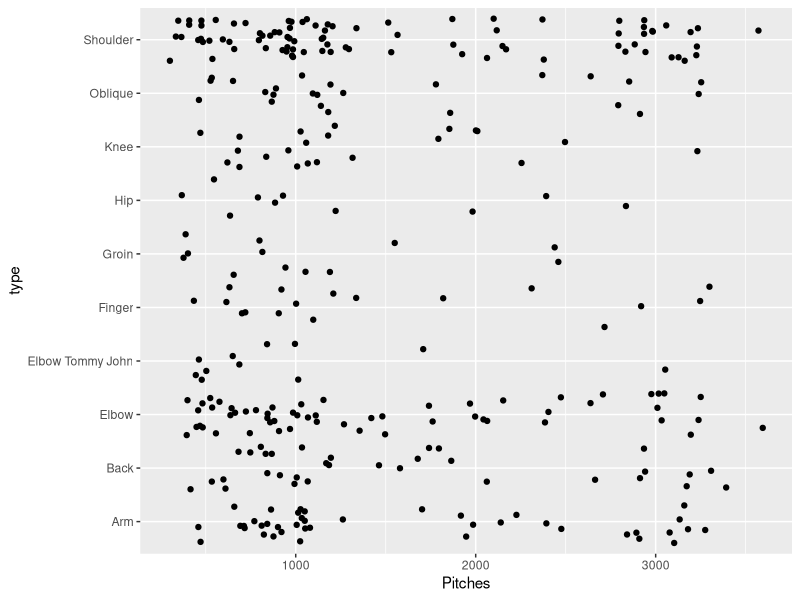
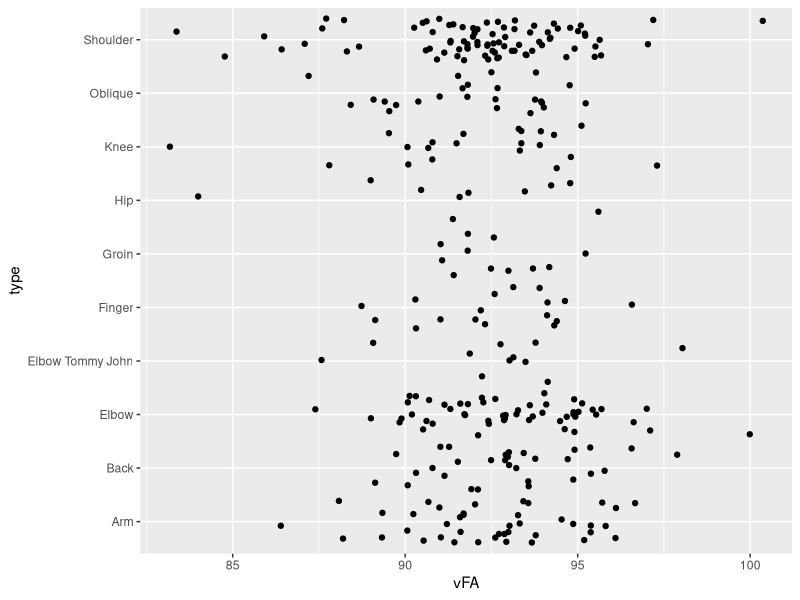
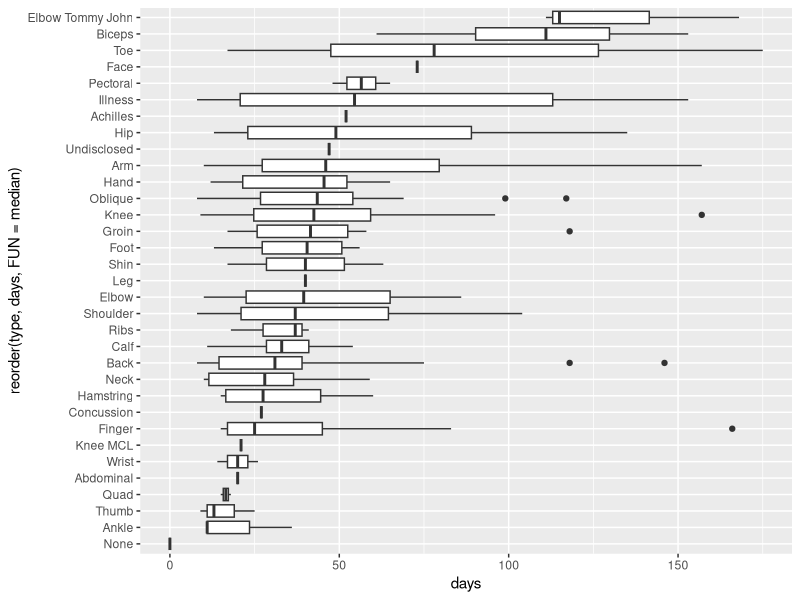
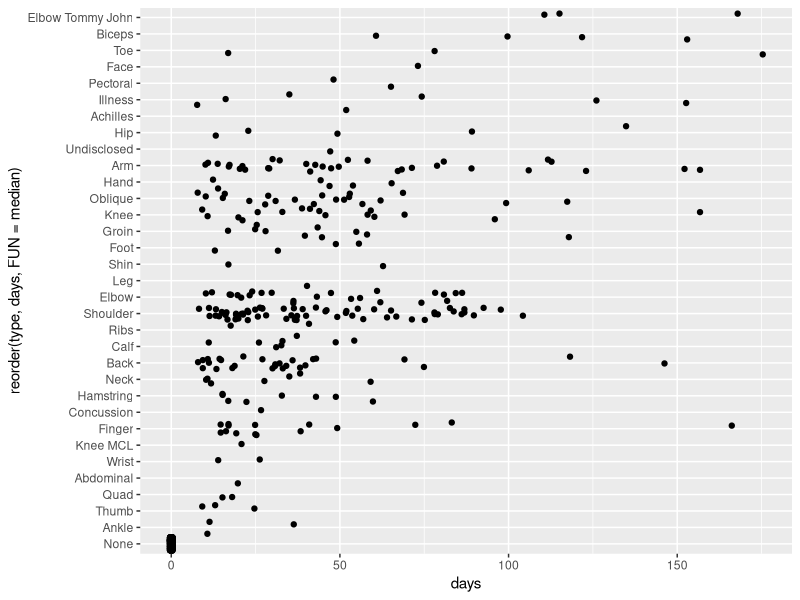
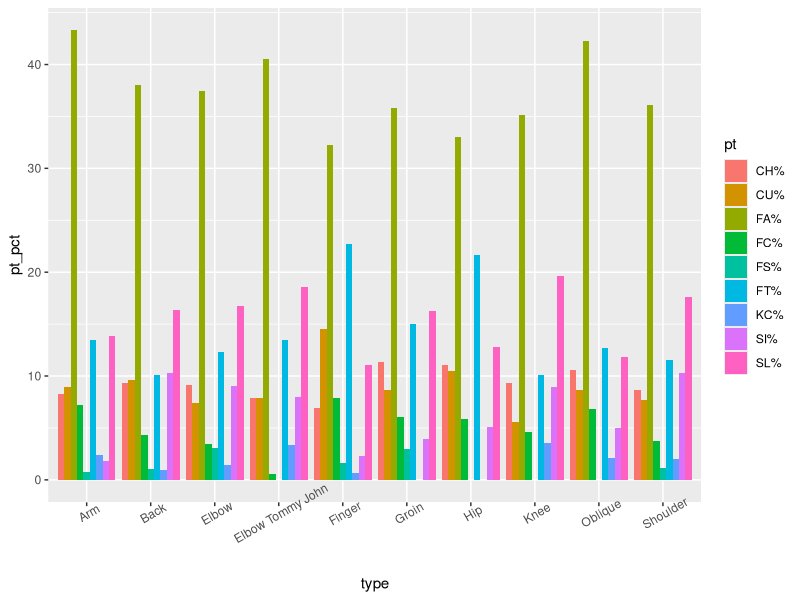
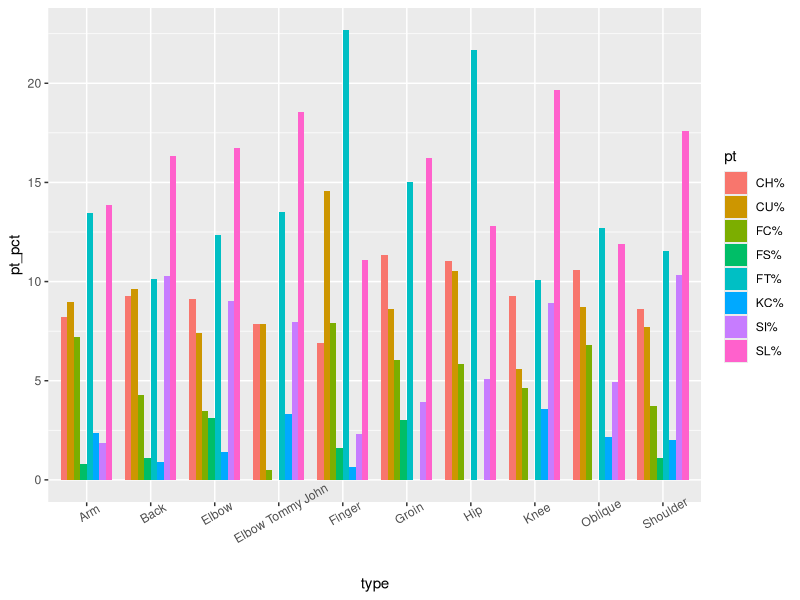
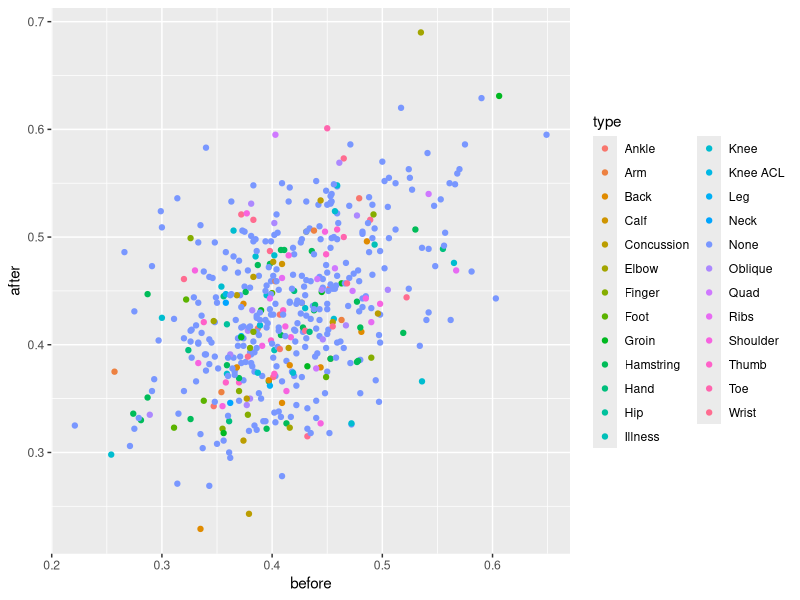
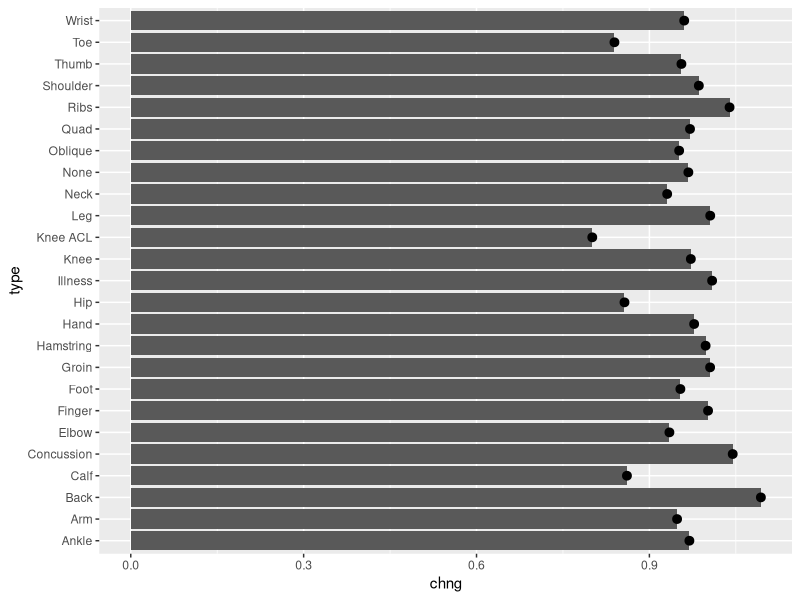

Source code (R) for these figures, in order:
## ---- chunk 1
knitr::opts_chunk$set(warning = F,
                      message = F)
## ---- chunk 2
library(dplyr)
library(tidyverse)
library(ggplot2)
library(zoo)
pitches_2015 <- read_csv('./data/Pitchers2015.csv')
head(pitches_2015)
## ---- chunk 3
injuries_2016 <- read_csv('./data/injuries_2016.csv')
head(injuries_2016)
## ---- chunk 4
df2014 <- read_csv('./data/batters2014.csv')
head(df2014)
## ---- chunk 5
# Install all necessary packages
library(dplyr)
library(tidyverse)
library(ggplot2)
library(zoo)
## ---- chunk 6
pitches_2015 <- read_csv('./data/Pitchers2015.csv')
injuries_2016 <- read_csv('./data/injuries_2016.csv')

pitches_2016 <- read_csv('./data/Pitchers2016.csv')
injuries_2017 <- read_csv('./data/injuries_2017.csv')
## ---- chunk 7
# join each year before concatting them
joined1 <- merge(injuries_2016, pitches_2015, by.x = "name", by.y = "name", all.y = T)
joined1$year <- '2016'

joined2 <- merge(injuries_2017, pitches_2016, by.x = "name", by.y = "name", all.y = T)
joined2$year <- '2017'

joined <- rbind(joined1, joined2)

joined_pitchers <- filter(joined, pos == "RP" | pos == "SP")
## ---- chunk 8
extract_injury <- function(val) { strsplit(val, "/")[[1]][[1]] }
## ---- chunk 9
# @param df pitch dataframe joined with injury data
clean <- function(df) {
  percent_cols <- colnames(df)[8:16]
  f <- function(val) { sub("%", "", val) }
  df[percent_cols] <- sapply(df[percent_cols], f)
  df[percent_cols] <- sapply(df[percent_cols], as.numeric)
  # if a pitcher never throws a pitch
  df[percent_cols][is.na(df[percent_cols])] <- 0
  df$type[is.na(df$type)] <- "None"
  df$days[is.na(df$days)] <- 0

  df$type <- sapply(df$type, extract_injury)
  
  df
}

joined <- clean(joined)
joined_pitchers <- clean(joined_pitchers)
joined_pitchers <- mutate(group_by(joined_pitchers, type), cnt = n())
joined_pitchers <- filter(joined_pitchers, cnt >= 10)
## ---- chunk 10
ggplot(joined_pitchers, aes(x=type, y=Pitches)) + geom_jitter() + coord_flip()
ggplot(joined_pitchers, aes(x=type, y=vFA)) + geom_jitter() + coord_flip()
## ---- chunk 11
ggplot(filter(joined, days < 180), aes(x=reorder(type, days, FUN = median), y=days)) + geom_boxplot() + coord_flip()
ggplot(filter(joined, days < 180), aes(x=reorder(type, days, FUN = median), y=days)) + geom_jitter() + coord_flip()
## ---- chunk 12
percent_cols <- colnames(joined)[8:16]
# tidy the data so we can facet on pitch types
g <- gather(filter(joined_pitchers), pt, pt_pct, percent_cols)
levels(g$pt) <- percent_cols
g <- arrange(g, pt)
ggplot(g, aes(x = type, y = pt_pct, fill = pt, order = pt)) + geom_bar(stat="summary", position = "dodge") + theme(axis.text.x = element_text(angle=30))
## ---- chunk 13
percent_cols_no_FA <- colnames(joined)[9:16]
# tidy the data so we can facet on pitch types
g <- gather(filter(joined_pitchers), pt, pt_pct, percent_cols_no_FA)
levels(g$pt) <- percent_cols_no_FA
g <- arrange(g, pt)
ggplot(g, aes(x = type, y = pt_pct, fill = pt, order = pt, width=0.8)) + geom_bar(stat="summary", position = "dodge") + theme(axis.text.x = element_text(angle=30))
## ---- chunk 14
injuries2015 <- read_csv('./data/injuries_2015.csv')
injuries2016 <- read_csv('./data/injuries_2016.csv')

df2014 <- read_csv('./data/batters2014.csv')
df2015 <- read_csv('./data/batters2015.csv')
df2016 <- read_csv('./data/batters2016.csv')
df2017 <- read_csv('./data/batters2017.csv')

df2014$year <- 2014
df2015$year <- 2015
df2016$year <- 2016
df2017$year <- 2017
## ---- chunk 15
process <- function(data, injuries) {
  # we only want players who played in each season, and batted at least 150 times in 2015/2017
  data <- mutate(group_by(data, name), cnt = n())
  first_yr <- min(data$year)
  third_yr <- max(data$year)
  scnd_year <- (first_yr + third_yr) / 2
  data <- filter(data, cnt == 3 & year != scnd_year)
  # tidy till before and after
  data <- mutate(data, occ = if_else(year == first_yr, "before", "after"))
  data <- data %>% select(name, occ, SLG)
  data <- spread(data, occ, SLG)
  # merge the injuries
  data <- merge(data, injuries, by.x = "name", by.y = "name", all.x = T)
  data$type[is.na(data$type)] <- "None"
  data$type <- sapply(data$type, extract_injury)
  data
}

bat1 <- rbind(df2015, df2016, df2017)
bat2 <- rbind(df2014, df2015, df2016)

bat1 <- process(bat1, injuries2016)
bat2 <- process(bat2, injuries2015)

bat <- rbind(bat1, bat2)
## ---- chunk 16
ggplot(bat, aes(before, after)) + geom_point(aes(color = type))
## ---- chunk 17
bat <- mutate(bat, chng = before / after)
ggplot(bat) + geom_bar(aes(x = type, y = chng), stat="summary") + stat_summary(aes(x = type, y = chng), fun.y = "mean") + coord_flip()
## ---- chunk 18
# process injury data
i1 <- read_csv('./data/injuries_2015.csv')
i2 <- read_csv('./data/injuries_2016.csv')
i3 <- read_csv('./data/injuries_2017.csv')

i1$year = 2015
i2$year = 2016
i3$year = 2017

iAll <- rbind(i1, i2, i3)
iAll <- arrange(iAll, name, year)
iAll <- mutate(group_by(iAll, name), cnt = n())
# data <- mutate(data, occ = if_else(year == first_yr, "before", "after"))
iAll <- iAll %>% mutate(was_followed = if_else(cnt > 1 & year != 2017, 1, 0))
# remove 2017
iAll <- filter(iAll, year != 2017)
iAll$type <- sapply(iAll$type, extract_injury)
iAll <- iAll %>% group_by(type, was_followed) %>%
          summarise(num_i = n()) %>%
          mutate(prop = num_i / sum(num_i))

iAll <- iAll %>% mutate(followed = if_else(was_followed == 0, "No", "Yes"))
ggplot(iAll, aes(x = type, y = prop, fill = followed)) + geom_bar(stat = "identity") + theme(axis.text.x = element_text(angle=90))
## ---- chunk 19
## structure the data so that months are orderd included, in the date
hr <- read_csv('./data/homeRuns.csv')
# just make Mar/April April and Sep/Oct September
hr$Month[hr$Month == 'Mar/Apr'] <- 'Apr'
hr$Month[hr$Month == 'Sept/Oct'] <- 'Sep'
hr$Month <- as.factor(hr$Month)
levels(hr$Month) = c("Apr", "May", "Jun", "Jul", "Aug", "Sep")
# zoo parser is much better
hr$Date <- as.yearmon(paste0(hr$Season, hr$Month), "%Y%b")
hr$Date <- as.Date(hr$Date)
## ---- chunk 20
label <- function(d) { format(d, "%b") }
ggplot(hr, aes(x = Month, y = HR, color = as.character(Season), group = as.character(Season))) + 
  geom_point() + geom_line() + 
  labs(x = "month") + scale_color_discrete(name = "Season")
## ---- chunk 21
hr <- hr %>% mutate(onContact =  HR / (1 - `K%`))
ggplot(hr, aes(x = Month, y = onContact, color = as.character(Season), group = as.character(Season))) + 
  geom_point() + geom_line() + 
  labs(x = "month") + scale_color_discrete(name = "Season")
